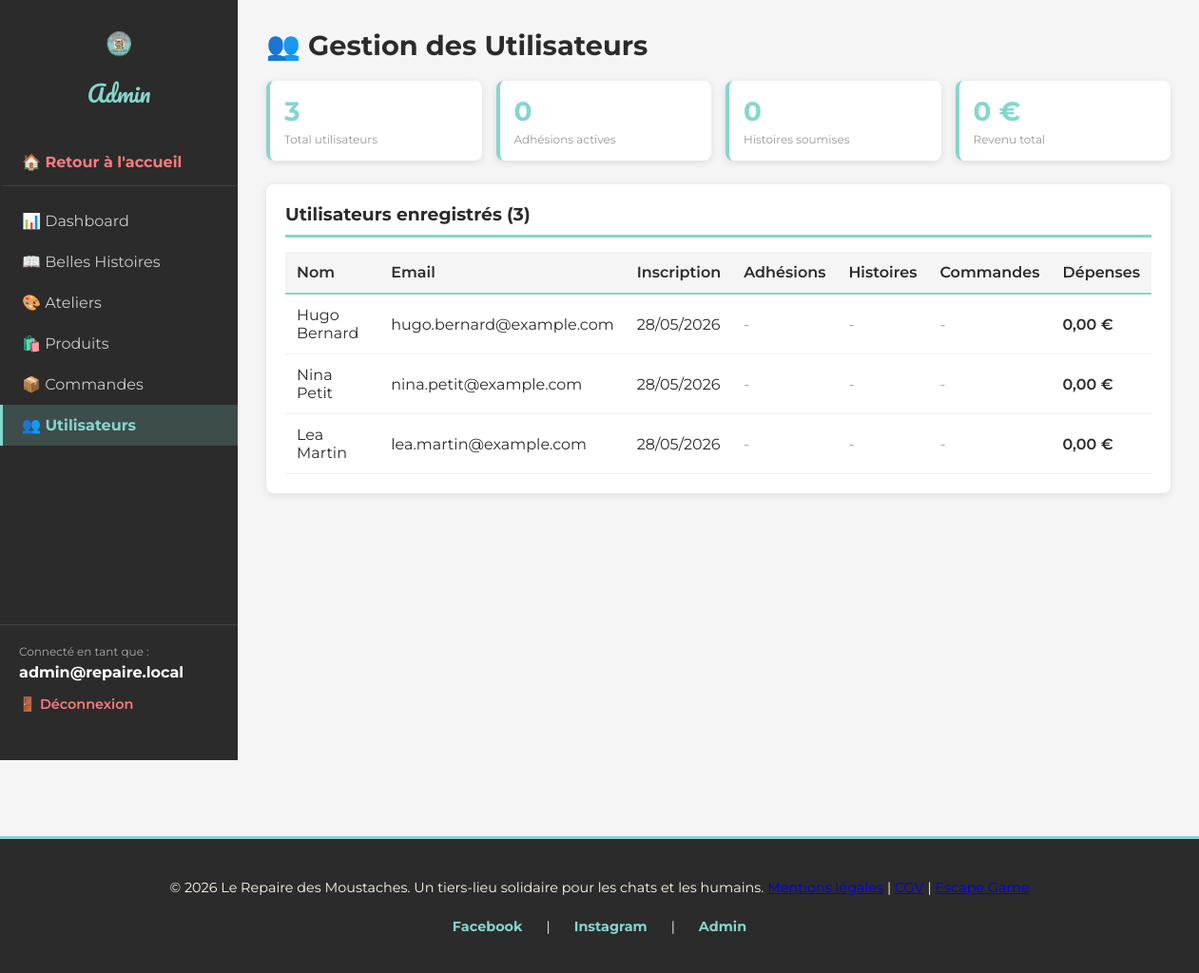
/admin/utilisateurs.php (signed in), run on the app's committed database.
### tables this page shows
CREATE TABLE utilisateurs (
  id INT AUTO_INCREMENT PRIMARY KEY,
  nom VARCHAR(100) NOT NULL,
  prenom VARCHAR(100) NOT NULL,
  email VARCHAR(190) NOT NULL UNIQUE,
  mot_de_passe VARCHAR(255) NOT NULL,
  date_inscription DATETIME NOT NULL DEFAULT CURRENT_TIMESTAMP
);

### public/admin/utilisateurs.php (the view, shortened to what this page needs)
<?php
$pdo = getPDO();
$stmt = $pdo->query('
    SELECT
        u.id,
        u.nom,
        u.prenom,
        u.email,
        u.date_inscription,
        COUNT(DISTINCT a.id) as nb_adhesions,
        COUNT(DISTINCT h.id) as nb_histoires,
        COUNT(DISTINCT c.id) as nb_commandes,
        COALESCE(SUM(c.montant_total), 0) as total_depenses
    FROM utilisateurs u
    LEFT JOIN adhesions a ON u.id = a.utilisateur_id
    LEFT JOIN belles_histoires h ON u.id = h.utilisateur_id
    LEFT JOIN commandes c ON u.id = c.utilisateur_id AND c.statut = "payee"
    GROUP BY u.id
    ORDER BY u.date_inscription DESC
');
$utilisateurs = $stmt->fetchAll();
?>
<!DOCTYPE html>
<html lang="fr">
<head>
    <link rel="stylesheet" href="../css/style.css">
</head>
<body>
    <div class="admin-container">
        <aside class="admin-sidebar">
            <div class="admin-logo">
                <img src="../images/logo.png" alt="Logo">
                <h2>Admin</h2>
            </div>
            <ul class="admin-menu">
                <li><a href="../index.php" style="color: #FE7B7E; font-weight: 700; border-bottom: 1px solid rgba(255, 255, 255, 0.1); padding-bottom: 15px; margin-bottom: 15px;">🏠 Retour à l'accueil</a></li>
                <li><a href="dashboard.php">📊 Dashboard</a></li>
                <li><a href="moderer-histoires.php">📖 Belles Histoires</a></li>
                <li><a href="ateliers.php">🎨 Ateliers</a></li>
                <li><a href="produits.php">🛍️ Produits</a></li>
                <li><a href="commandes.php">📦 Commandes</a></li>
                <li><a href="utilisateurs.php" class="active">👥 Utilisateurs</a></li>
            </ul>
            <div class="admin-user-info">
                <p>Connecté en tant que :</p>
                <strong><?php echo htmlspecialchars($_SESSION['admin_email'], ENT_QUOTES, 'UTF-8'); ?></strong>
                <a href="../logout.php">🚪 Déconnexion</a>
            </div>
        </aside>
        <main class="admin-main">
            <h1>👥 Gestion des Utilisateurs</h1>
            <div class="stat-grid">
                <div class="stat-card">
                    <div class="stat-value"><?php echo count($utilisateurs); ?></div>
                    <div class="stat-label">Total utilisateurs</div>
                </div>
                <div class="stat-card">
                    <div class="stat-value">
                        <?php
                            $total_adhesions = 0;
                            foreach ($utilisateurs as $u) {
                                $total_adhesions += (int)$u['nb_adhesions'];
                            }
                            echo $total_adhesions;
                        ?>
                    </div>
                    <div class="stat-label">Adhésions actives</div>
                </div>
                <div class="stat-card">
                    <div class="stat-value">
                        <?php
                            $total_histoires = 0;
                            foreach ($utilisateurs as $u) {
                                $total_histoires += (int)$u['nb_histoires'];
                            }
                            echo $total_histoires;
                        ?>
                    </div>
                    <div class="stat-label">Histoires soumises</div>
                </div>
                <div class="stat-card">
                    <div class="stat-value">
                        <?php
                            $total_revenus = 0;
                            foreach ($utilisateurs as $u) {
                                $total_revenus += (float)$u['total_depenses'];
                            }
                            echo number_format($total_revenus, 0, ',', ' ');
                        ?> €
                    </div>
                    <div class="stat-label">Revenu total</div>
                </div>
            </div>
            <div class="section-table">
                <h3 style="margin-top: 0; color: #2B2B2B; border-bottom: 3px solid #85D6CD; padding-bottom: 10px;">
                    Utilisateurs enregistrés (<?php echo count($utilisateurs); ?>)
                </h3>
                <?php if (empty($utilisateurs)): ?>
                    <p style="color: #666; text-align: center; padding: 40px 20px;">Aucun utilisateur trouvé en base de données.</p>
                <?php else: ?>
                    <table class="utilisateurs-table">
                        <thead>
                            <tr>
                                <th>Nom</th>
                                <th>Email</th>
                                <th>Inscription</th>
                                <th>Adhésions</th>
                                <th>Histoires</th>
                                <th>Commandes</th>
                                <th>Dépenses</th>
                            </tr>
                        </thead>
                        <tbody>
                            <?php foreach ($utilisateurs as $user): ?>
                                <tr>
                                    <td><?php echo htmlspecialchars($user['prenom'] . ' ' . $user['nom'], ENT_QUOTES, 'UTF-8'); ?></td>
                                    <td><?php echo htmlspecialchars($user['email'], ENT_QUOTES, 'UTF-8'); ?></td>
                                    <td><?php echo date('d/m/Y', strtotime($user['date_inscription'])); ?></td>
                                    <td>
                                        <?php if ($user['nb_adhesions'] > 0): ?>
                                            <span class="badge"><?php echo (int)$user['nb_adhesions']; ?> ✓</span>
                                        <?php else: ?>
                                            <span style="color: #999;">-</span>
                                        <?php endif; ?>
                                    </td>
                                    <td>
                                        <?php if ($user['nb_histoires'] > 0): ?>
                                            <span class="badge" style="background: #FE7B7E;"><?php echo (int)$user['nb_histoires']; ?></span>
                                        <?php else: ?>
                                            <span style="color: #999;">-</span>
                                        <?php endif; ?>
                                    </td>
                                    <td>
                                        <?php if ($user['nb_commandes'] > 0): ?>
                                            <span class="badge" style="background: #2B2B2B;"><?php echo (int)$user['nb_commandes']; ?></span>
                                        <?php else: ?>
                                            <span style="color: #999;">-</span>
                                        <?php endif; ?>
                                    </td>
                                    <td style="font-weight: 600;"><?php echo number_format((float)$user['total_depenses'], 2, ',', ' '); ?> €</td>
                                </tr>
                            <?php endforeach; ?>
                        </tbody>
                    </table>
                <?php endif; ?>
            </div>
        </main>
    </div>
    <?php require_once __DIR__ . '/../../includes/footer.php'; ?>
</body>
</html>

### public/css/style.css (style rules this page uses)
:root { --creme: #FFF8E7; --vert-menthe: #85D6CD; --rose-corail: #FE7B7E; --gris-fonce: #2B2B2B; }
* { margin: 0; padding: 0; box-sizing: border-box; }
body { background-color: var(--creme); color: var(--gris-fonce); font-family: 'Montserrat', sans-serif; }

### public/admin/utilisateurs.php (style rules this page uses)
* { margin: 0; padding: 0; box-sizing: border-box; }
body { font-family: 'Montserrat', sans-serif; background: #F5F5F5; }
.admin-container { display: flex; min-height: 100vh; }
.admin-sidebar { width: 250px; background: #2B2B2B; color: white; padding: 30px 0; position: fixed; height: 100vh; overflow-y: auto; display: flex; flex-direction: column; }
.admin-logo { padding: 0 20px; margin-bottom: 30px; text-align: center; }
.admin-logo img { max-width: 60px; margin-bottom: 10px; }
.admin-logo h2 { font-family: 'Pacifico', cursive; color: #85D6CD; font-size: 1.5rem; font-weight: normal; }
.admin-menu { list-style: none; }
.admin-menu a { display: block; padding: 12px 20px; color: #ccc; text-decoration: none; transition: all 0.3s; border-left: 3px solid transparent; }
.admin-menu a.active { background: rgba(133, 214, 205, 0.2); color: #85D6CD; border-left-color: #85D6CD; font-weight: 700; }
.admin-user-info { padding: 20px; border-top: 1px solid rgba(255, 255, 255, 0.1); margin-top: auto; width: 100%; }
.admin-user-info p { margin: 0 0 5px 0; font-size: 12px; color: #aaa; }
.admin-user-info strong { display: block; margin-bottom: 15px; color: white; word-break: break-all; }
.admin-user-info a { display: block; color: #FE7B7E; text-decoration: none; font-weight: 600; font-size: 0.9rem; }
.admin-main { flex: 1; margin-left: 250px; padding: 30px; }
.admin-main h1 { font-size: 1.8rem; color: #2B2B2B; margin-bottom: 20px; }
.stat-grid { display: grid; grid-template-columns: repeat(auto-fit, minmax(150px, 1fr)); gap: 15px; margin-bottom: 25px; }
.stat-card { background: white; padding: 15px; border-radius: 8px; box-shadow: 0 2px 8px rgba(0,0,0,0.1); border-left: 4px solid #85D6CD; }
.stat-value { font-size: 28px; font-weight: 700; color: #85D6CD; }
.stat-label { font-size: 12px; color: #999; margin-top: 5px; }
.section-table { background: white; padding: 20px; border-radius: 8px; box-shadow: 0 2px 8px rgba(0,0,0,0.1); overflow-x: auto; }
.utilisateurs-table { width: 100%; border-collapse: collapse; margin-top: 15px; }
.utilisateurs-table thead { background: #f5f5f5; }
.utilisateurs-table th { padding: 12px; text-align: left; font-weight: 600; color: #2B2B2B; border-bottom: 2px solid #85D6CD; }
.utilisateurs-table td { padding: 12px; border-bottom: 1px solid #eee; }

### data on the page
utilisateurs: prenom+nom "Hugo Bernard", email "hugo.bernard@example.com", date_inscription "28/05/2026", total_depenses "0,00"
utilisateurs: prenom+nom "Nina Petit", email "nina.petit@example.com", date_inscription "28/05/2026", total_depenses "0,00"
utilisateurs: prenom+nom "Lea Martin", email "lea.martin@example.com", date_inscription "28/05/2026", total_depenses "0,00"

### other printed values
$_SESSION['admin_email'] "admin@repaire.local"
count($utilisateurs) "3"
$total_adhesions "0"
$total_histoires "0"
$total_revenus "0"
